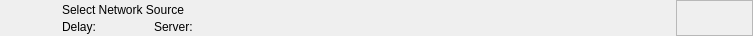
<?xml version="1.0" encoding="UTF-8"?>
<ui version="4.0">
 <class>RundownNetworkSourceWidget</class>
 <widget class="QWidget" name="RundownNetworkSourceWidget">
  <property name="geometry">
   <rect>
    <x>0</x>
    <y>0</y>
    <width>753</width>
    <height>36</height>
   </rect>
  </property>
  <layout class="QHBoxLayout" name="horizontalLayout">
   <property name="spacing">
    <number>0</number>
   </property>
   <property name="margin">
    <number>0</number>
   </property>
   <item>
    <widget class="QFrame" name="frameItem">
     <property name="sizePolicy">
      <sizepolicy hsizetype="Preferred" vsizetype="Fixed">
       <horstretch>0</horstretch>
       <verstretch>0</verstretch>
      </sizepolicy>
     </property>
     <property name="minimumSize">
      <size>
       <width>0</width>
       <height>36</height>
      </size>
     </property>
     <widget class="QLabel" name="labelIcon">
      <property name="geometry">
       <rect>
        <x>22</x>
        <y>2</y>
        <width>32</width>
        <height>32</height>
       </rect>
      </property>
      <property name="text">
       <string/>
      </property>
      <property name="pixmap">
       <pixmap resource="../../Widgets.qrc">:/Graphics/Images/TriCaster/SelectNetworkSource.png</pixmap>
      </property>
      <property name="scaledContents">
       <bool>true</bool>
      </property>
     </widget>
     <widget class="QLabel" name="labelLabel">
      <property name="geometry">
       <rect>
        <x>62</x>
        <y>2</y>
        <width>561</width>
        <height>16</height>
       </rect>
      </property>
      <property name="text">
       <string>Select Network Source</string>
      </property>
     </widget>
     <widget class="QLabel" name="labelColor">
      <property name="geometry">
       <rect>
        <x>0</x>
        <y>0</y>
        <width>18</width>
        <height>36</height>
       </rect>
      </property>
      <property name="text">
       <string/>
      </property>
     </widget>
     <widget class="QLabel" name="labelGroupColor">
      <property name="geometry">
       <rect>
        <x>0</x>
        <y>0</y>
        <width>6</width>
        <height>36</height>
       </rect>
      </property>
      <property name="text">
       <string/>
      </property>
     </widget>
     <widget class="QLabel" name="labelDevice">
      <property name="geometry">
       <rect>
        <x>154</x>
        <y>19</y>
        <width>260</width>
        <height>16</height>
       </rect>
      </property>
      <property name="text">
       <string>Server:</string>
      </property>
     </widget>
     <widget class="QLabel" name="labelDelay">
      <property name="geometry">
       <rect>
        <x>62</x>
        <y>19</y>
        <width>83</width>
        <height>16</height>
       </rect>
      </property>
      <property name="text">
       <string>Delay:</string>
      </property>
     </widget>
    </widget>
   </item>
   <item>
    <widget class="QFrame" name="frameStatus">
     <property name="minimumSize">
      <size>
       <width>77</width>
       <height>0</height>
      </size>
     </property>
     <property name="maximumSize">
      <size>
       <width>77</width>
       <height>16777215</height>
      </size>
     </property>
     <property name="frameShape">
      <enum>QFrame::StyledPanel</enum>
     </property>
     <property name="frameShadow">
      <enum>QFrame::Raised</enum>
     </property>
     <widget class="QLabel" name="labelGpiConnected">
      <property name="geometry">
       <rect>
        <x>1</x>
        <y>2</y>
        <width>32</width>
        <height>32</height>
       </rect>
      </property>
      <property name="minimumSize">
       <size>
        <width>32</width>
        <height>32</height>
       </size>
      </property>
      <property name="maximumSize">
       <size>
        <width>32</width>
        <height>32</height>
       </size>
      </property>
      <property name="lineWidth">
       <number>0</number>
      </property>
      <property name="text">
       <string/>
      </property>
      <property name="pixmap">
       <pixmap resource="../../Widgets.qrc">:/Graphics/Images/GpiConnected.png</pixmap>
      </property>
      <property name="scaledContents">
       <bool>true</bool>
      </property>
     </widget>
     <widget class="QLabel" name="labelDisconnected">
      <property name="geometry">
       <rect>
        <x>32</x>
        <y>2</y>
        <width>32</width>
        <height>32</height>
       </rect>
      </property>
      <property name="minimumSize">
       <size>
        <width>32</width>
        <height>32</height>
       </size>
      </property>
      <property name="maximumSize">
       <size>
        <width>32</width>
        <height>32</height>
       </size>
      </property>
      <property name="text">
       <string/>
      </property>
      <property name="pixmap">
       <pixmap resource="../../Widgets.qrc">:/Graphics/Images/Disconnected.png</pixmap>
      </property>
      <property name="scaledContents">
       <bool>true</bool>
      </property>
     </widget>
     <widget class="QLabel" name="labelActiveColor">
      <property name="geometry">
       <rect>
        <x>69</x>
        <y>0</y>
        <width>8</width>
        <height>36</height>
       </rect>
      </property>
      <property name="minimumSize">
       <size>
        <width>8</width>
        <height>36</height>
       </size>
      </property>
      <property name="maximumSize">
       <size>
        <width>8</width>
        <height>36</height>
       </size>
      </property>
      <property name="text">
       <string/>
      </property>
     </widget>
    </widget>
   </item>
  </layout>
 </widget>
 <resources>
  <include location="../../Widgets.qrc"/>
 </resources>
 <connections/>
 <slots>
  <slot>addToCombo()</slot>
 </slots>
</ui>
